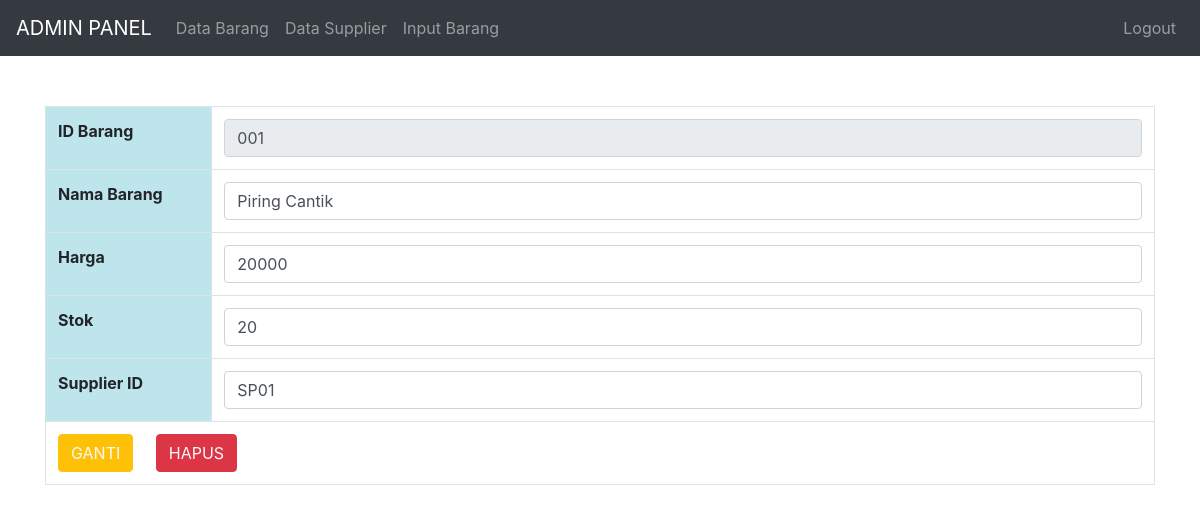
/detail_barang.php?id_barang=001 (signed in), run on the app's committed database.
### tables this page shows
CREATE TABLE `tbl_barang_baru` (
  `ID_Barang` varchar(6) NOT NULL,
  `Nama_Barang` varchar(20) NOT NULL,
  `Harga` int(11) NOT NULL,
  `Stok` int(11) NOT NULL,
  `ID_Supplier` varchar(4) NOT NULL
);

### func.php (called while the page is built, shortened)
<?php
    require_once "Config.php";
    function select_data($item=""){
        global $con;
        $hasil = array();
        if($item != "") $sql = "SELECT * FROM tbl_barang_baru WHERE ID_Barang = :item";
        else $sql = "SELECT * from tbl_barang_baru";
        try{
            $stmt = $con->prepare($sql);
            if($item != "") $stmt->bindValue(':item', $item, PDO::PARAM_STR);
            if($stmt->execute()){
                $stmt->setFetchMode(PDO::FETCH_ASSOC);
                $rs = $stmt->fetchAll();
                if($rs != null){
                    $i = 0;
                    foreach($rs as $val){
                        $hasil[$i]['id_barang'] = $val['ID_Barang'];
                        $hasil[$i]['nama_barang'] = $val['Nama_Barang'];
                        $hasil[$i]['harga'] = $val['Harga'];
                        $hasil[$i]['stok'] = $val['Stok'];
                        $hasil[$i]['supp'] = $val['ID_Supplier'];
                        $i++;
                    }
                }
            }
        }catch(Exception $e){
            echo 'Error select_data : '.$e->getMessage();
        }
        return $hasil;
    }
?>

### detail_barang.php (the view, shortened to what this page needs)
<!DOCTYPE html>
<html lang="en">
<head>
	<link rel="stylesheet" href="templates/bootstrap.min.css">
</head>
<body>
    <nav class="navbar navbar-expand-sm bg-dark navbar-dark">
		<a class="navbar-brand" href="index.php">ADMIN PANEL</a>
		<div class="collapse navbar-collapse" id="collapsibleNavbar">
			<ul class="navbar-nav">
				<li class="nav-item">
					<a class="nav-link" href="data_barang.php">Data Barang</a>
				</li>
				<li class="nav-item">
					<a class="nav-link" href="data_supp.php">Data Supplier</a>
				</li>
				<li class="nav-item">
					<a class="nav-link" href="input_barang.php">Input Barang</a>
				</li>
			</ul>
			<ul class="navbar-nav ml-auto">
				<li class="nav-item">
					<a class="nav-link" href="logout.php">Logout</a>
				</li>
			</ul>
		</div>
	</nav>
	<div class="container" style="margin-top:50px">
    <?php
    require_once "func.php";
    if (!isset($_SESSION['user'])) {
		header("Location: login.php");
	} else {
		$id = isset($_GET['id_barang']) ? $_GET['id_barang'] : "";
		if ($id != "") {
			$data = select_data($id);
			if (sizeof($data) > 0) {
				echo '
					<form method="post" action="cari_barang.php?id='.$id.'">
						<table class="table table-bordered table-hover">
							<tr>
								<th class="table-info" width="15%" nowrap>ID Barang</th>
								<td><input type="text" class="form-control" value="'.$id.'" disabled></td>
							</tr>
							<tr>
								<th class="table-info">Nama Barang</th>
								<td><input class="form-control" type="text" name="nama_barang" value="'.$data[0]['nama_barang'].'" required></td>
							</tr>
							<tr>
								<th class="table-info">Harga</th>
								<td><input class="form-control" type="text" name="harga" value="'.$data[0]['harga'].'" required></td>
							</tr>
							<tr>
								<th class="table-info">Stok</th>
								<td><input class="form-control" type="text" name="stok" value="'.$data[0]['stok'].'" required></td>
							</tr>
							<tr>
								<th class="table-info">Supplier ID</th>
								<td><input class="form-control" type="text" name="supp" value="'.$data[0]['supp'].'" required></td>
							</tr>
							<tr>
								<td colspan="2">
									<input class="btn btn-warning text-light" type="submit" name="ganti" value="GANTI">
									 &nbsp;&nbsp;&nbsp;
									<a class="btn btn-danger text-light" href="data_barang.php?hapus='.$id.'">HAPUS</a>
								</td>
							</tr>
						</table>
					</form>
				';
			} else {
				echo '<div class="alert alert-danger">ID tidak ditemukan</div>';
			}
		}
	}
    ?>
    </div>
</body>

### data on the page
tbl_barang_baru: nama_barang "Piring Cantik", harga "20000", stok "20", supp "SP01"
